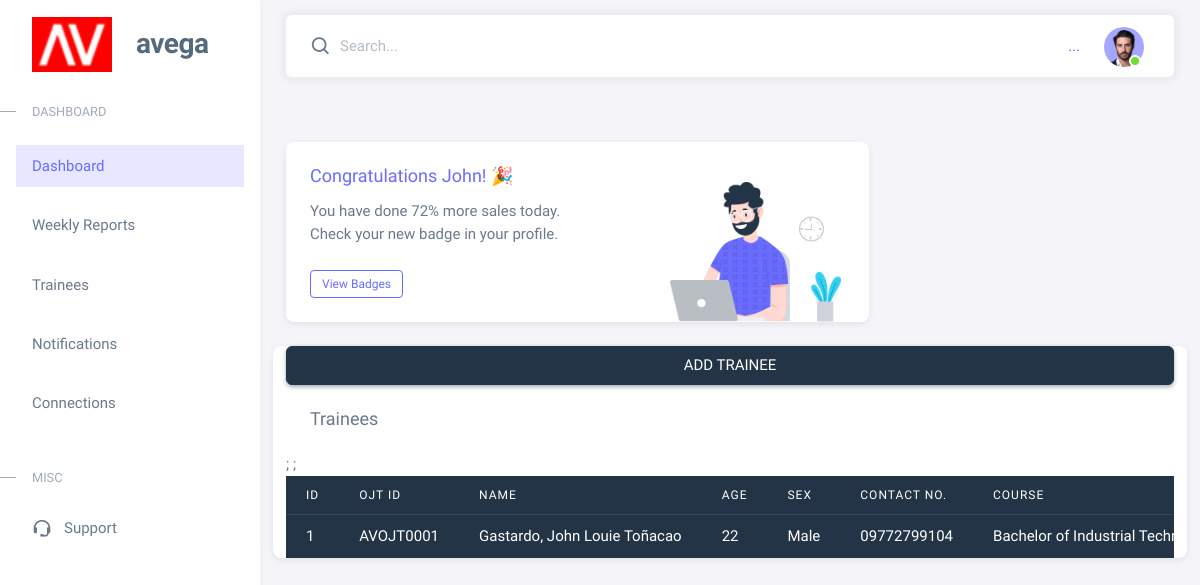
The page /Admin/AdminDashboard.php on the database as committed earlier.
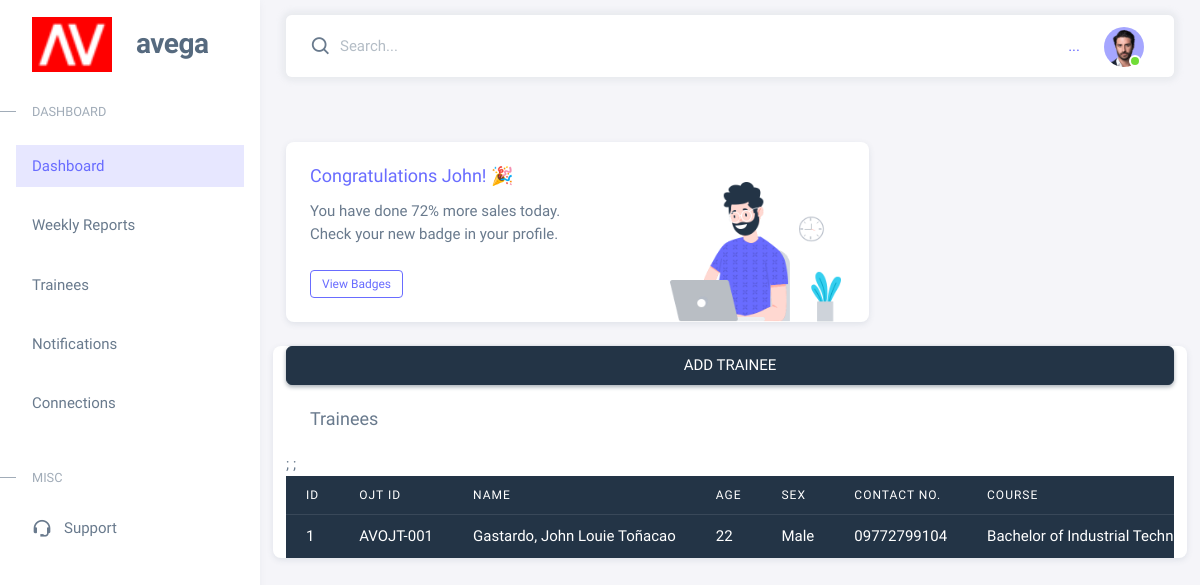
The same page on the database as committed later.
### tables this page shows
CREATE TABLE `trainees` (
  `id` int(11) NOT NULL,
  `ojt_id` varchar(10) NOT NULL,
  `user_id` int(11) NOT NULL,
  `first_name` varchar(20) NOT NULL,
  `middle_name` varchar(20) NOT NULL,
  `last_name` varchar(20) NOT NULL,
  `age` int(2) NOT NULL,
  `sex` varchar(10) NOT NULL,
  `contact_num` varchar(11) NOT NULL,
  `degree` varchar(100) NOT NULL,
  `university` varchar(100) NOT NULL,
  `hours_to_render` int(10) NOT NULL,
  `email` varchar(100) NOT NULL,
  `dos` date NOT NULL
);

### Admin/AdminDashboard.php (the view, shortened to what this page needs)
<?php
include '../Layouts/main.php';
 include '../Layouts/sidebar.php';
 include '../Layouts/navbar.php';
 include '../Php/db_connect.php';
  ?>
                       <button
                         type="button"
                         class="btn btn-primary"
                         data-bs-toggle="modal"
                         data-bs-target="#modalCenter">
                       </button>
          <div class="content-wrapper">
          <div class="layout-page">
            <div class="container-xxl flex-grow-1 container-p-y">
              <div class="row">
                <div class="col-lg-8 mb-4 order-0">
                  <div class="card">
                    <div class="d-flex align-items-end row">
                      <div class="col-sm-7">
                        <div class="card-body">
                          <h5 class="card-title text-primary">Congratulations John! 🎉</h5>
                          <p class="mb-4">
                            You have done <span class="fw-medium">72%</span> more sales today. Check your new badge in
                            your profile.
                          </p>
                          <a href="javascript:;" class="btn btn-sm btn-outline-primary">View Badges</a>
                        </div>
                      </div>
                      <div class="col-sm-5 text-center text-sm-left">
                        <div class="card-body pb-0 px-0 px-md-4">
                          <img
                            src="../assets/img/illustrations/man-with-laptop-light.png"
                            height="140"
                            alt="View Badge User"
                            data-app-dark-img="illustrations/man-with-laptop-dark.png"
                            data-app-light-img="illustrations/man-with-laptop-light.png" />
                        </div>
                      </div>
                    </div>
                  </div>
                </div>
              <div class="card ">
              <button
                         type="button"
                         class="btn btn-dark"
                         data-bs-toggle="modal"
                         data-bs-target="#modalCenter">
                         ADD TRAINEE
                       </button>
                <h5 class="card-header">Trainees</h5>
                <div class="table-responsive text-nowrap">
                  <table class="table table-dark">
                    <thead>
                <tr>
                    <th scope="col">Id</th>
                    <th scope="col">OJT ID</th>
                    <th scope="col">Name</th>
                    <th scope="col">Age</th>
                    <th scope="col">Sex</th>
                    <th scope="col">Contact no.</th>
                    <th scope="col">Course</th>
                </tr>
            </thead>
            <tbody class="table-border-bottom-0">
  <?php
     $sql= "SELECT * FROM trainees ";
     $query =mysqli_query($connect, $sql);
    if(mysqli_num_rows($query)>0) {
     while ($row=mysqli_fetch_assoc($query))  {
      ?>
                     <tr>
                        <td><?= $row ['id']; ?></td>
                        <td><?= $row ['ojt_id']; ?></td>
                        <td><?=  $row ['last_name'].","." ". $row['first_name']." ". $row['middle_name']; ?></td>;
                        <td><?= $row ['age']; ?></td>;
                        <td><?= $row ['sex']; ?></td>
                        <td><?= $row ['contact_num']; ?></td>
                        <td><?= $row ['degree']; ?></td>
                      </tr>
<?php
}
    }
?>
                    </tbody>
                  </table>
                </div>
              </div>
                    </div>
                  </div>
                </div>
          </div>

### Layouts/main.php (shortened to what this page needs)
<!DOCTYPE html>
<html
  lang="en"
  class="light-style layout-menu-fixed layout-compact"
  dir="ltr"
  data-theme="theme-default"
  data-assets-path="../assets/"
  data-template="vertical-menu-template-free">
  <head>
    <link rel="stylesheet" href="../assets/vendor/fonts/boxicons.css" />
    <link rel="stylesheet" href="../assets/vendor/css/core.css" class="template-customizer-core-css" />
    <link rel="stylesheet" href="../assets/vendor/css/theme-default.css" class="template-customizer-theme-css" />
    <link rel="stylesheet" href="../assets/css/demo.css" />
    <link rel="stylesheet" href="../assets/vendor/libs/perfect-scrollbar/perfect-scrollbar.css" />
    <link rel="stylesheet" href="../assets/vendor/libs/apex-charts/apex-charts.css" />
  </head>
  <body>
  </body>
</html>

### Layouts/sidebar.php (shortened to what this page needs)
<?php include 'main.php';?>
 <aside id="layout-menu" class="layout-menu menu-vertical menu bg-menu-theme">
   <div class="app-brand demo">
     <a href="https://www.avegabros.com/" class="app-brand-link">
       <span class="app-brand-logo demo">
        <img width="80" height= "55"src="../assets/img/favicon/avlogo.png" alt="" xlink:href="https://www.avegabros.com/" >
       </span>
       <span class="app-brand-text demo menu-text fw-bold ms-4">Avega</span>
     </a>
   </div>
   <li class="menu-header small text-uppercase"><span class="menu-header-text">Dashboard</span></li>
     <li class="menu-item">
   <ul class="menu-inner py-1 ">
         <li class="menu-item active mb-3 ">
           <a href="../Admin/AdminDashboard.php" class="menu-link">
             <div data-i18n="Analytics">Dashboard</div>
           </a>
       </li>
         <li class="menu-item mb-3">
           <a href="index.html" class="menu-link">
             <div data-i18n="Analytics">Weekly Reports</div>
           </a>
         </li>
       <ul class="menu-item ">
         <li class="menu-item mb-3">
           <a href="pages-account-settings-account.html" class="menu-link">
             <div data-i18n="Account">Trainees</div>
           </a>
         </li>
         <li class="menu-item mb-3">
           <a href="pages-account-settings-notifications.html" class="menu-link">
             <div data-i18n="Notifications">Notifications</div>
           </a>
         </li>
         <li class="menu-item mb-3">
           <a href="pages-account-settings-connections.html" class="menu-link">
             <div data-i18n="Connections">Connections</div>
           </a>
         </li>
       </ul>
     </li>
     <li class="menu-header small text-uppercase"><span class="menu-header-text">Misc</span></li>
     <li class="menu-item">
       <a
         href="https://github.com/themeselection/sneat-html-admin-template-free/issues"
         target="_blank"
         class="menu-link">
         <i class="menu-icon tf-icons bx bx-support"></i>
         <div data-i18n="Support">Support</div>
       </a>
     </li>
 </aside>

### Layouts/navbar.php (shortened to what this page needs)
<?php
include 'main.php';
?>
        <div class="layout-page">
          <nav
            class="layout-navbar container-xxl navbar navbar-expand-xl navbar-detached align-items-center bg-navbar-theme"
            id="layout-navbar">
            <div class="navbar-nav-right d-flex align-items-center" id="navbar-collapse">
              <div class="navbar-nav align-items-center">
                <div class="nav-item d-flex align-items-center">
                  <i class="bx bx-search fs-4 lh-0"></i>
                  <input
                    type="text"
                    class="form-control border-0 shadow-none ps-1 ps-sm-2"
                    placeholder="Search..."
                    aria-label="Search..." />
                </div>
              </div>
              <ul class="navbar-nav flex-row align-items-center ms-auto">
                <li class="nav-item lh-1 me-3">
                  <a
                    class="github-button"
                    href="https://github.com/themeselection/sneat-html-admin-template-free"
                    data-icon="octicon-star"
                    data-size="large"
                    data-show-count="true"
                    aria-label="Star themeselection/sneat-html-admin-template-free on GitHub"
                    >...</a
                  >
                </li>
                   <li class="nav-item navbar-dropdown dropdown-user dropdown">
                  <a class="nav-link dropdown-toggle hide-arrow" href="javascript:void(0);" data-bs-toggle="dropdown">
                    <div class="avatar avatar-online">
                      <img src="../assets/img/avatars/1.png" alt class="w-px-40 h-auto rounded-circle" />
                    </div>
                  </a>
                </li>
              </ul>
            </div>
          </nav>
        </div>

### Assets/css/demo.css (style rules this page uses)
.menu .app-brand.demo { height: 64px; margin-top: 12px; }
.app-brand-text.demo { font-size: 1.75rem; letter-spacing: -0.5px; text-transform: lowercase; }

Rows that differ between the two databases and show on the page:
changed trainees "Gastardo": ojt "AVOJT0001" → "AVOJT-001"
